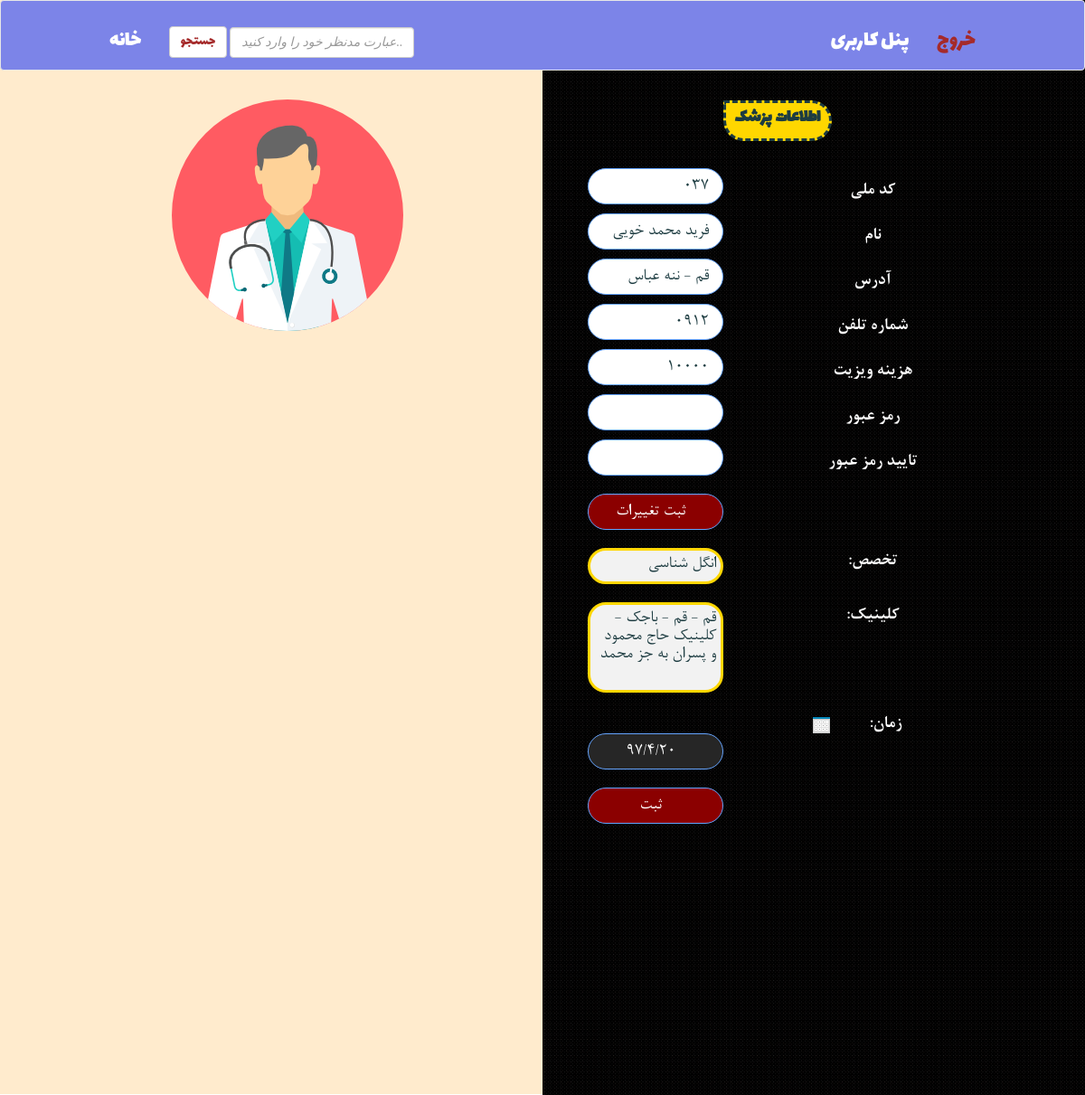
Page /doctor_panel.php (signed in) on the committed database.
### tables this page shows
CREATE TABLE `doctors` (
  `id` int(11) NOT NULL AUTO_INCREMENT,
  `identity` varchar(45) NOT NULL,
  `name` varchar(45) NOT NULL,
  `address` varchar(45) NOT NULL,
  `phone` varchar(45) NOT NULL,
  `password` varchar(45) NOT NULL,
  `expertise_id` int(11) NOT NULL,
  `vispay` int(11) NOT NULL,
  PRIMARY KEY (`id`),
  UNIQUE KEY `id_UNIQUE` (`id`),
  UNIQUE KEY `identity_UNIQUE` (`identity`),
  UNIQUE KEY `phone_UNIQUE` (`phone`),
  KEY `fk_expertise_id_1` (`expertise_id`),
  CONSTRAINT `fk_expertise_id_1` FOREIGN KEY (`expertise_id`) REFERENCES `expertise` (`id`) ON DELETE NO ACTION ON UPDATE NO ACTION
);

CREATE TABLE `expertise` (
  `id` int(11) NOT NULL AUTO_INCREMENT,
  `expertise_name` varchar(45) NOT NULL,
  PRIMARY KEY (`id`),
  UNIQUE KEY `id_UNIQUE` (`id`),
  UNIQUE KEY `name_UNIQUE` (`expertise_name`)
);

CREATE TABLE `cliniks_doctors` (
  `id` int(11) NOT NULL AUTO_INCREMENT,
  `clinik_id` int(11) NOT NULL,
  `doctor_id` int(11) NOT NULL,
  PRIMARY KEY (`id`),
  UNIQUE KEY `id_UNIQUE` (`id`),
  CONSTRAINT `fk_cliniks_id_1` FOREIGN KEY (`clinik_id`) REFERENCES `cliniks` (`id`) ON DELETE NO ACTION ON UPDATE NO ACTION,
  CONSTRAINT `fk_doctors_id_1` FOREIGN KEY (`doctor_id`) REFERENCES `doctors` (`id`) ON DELETE NO ACTION ON UPDATE NO ACTION,
  CONSTRAINT cdunique UNIQUE (`clinik_id`, `doctor_id`)
);

CREATE TABLE `cities` (
  `id` int(11) NOT NULL AUTO_INCREMENT,
  `city_name` varchar(45) NOT NULL,
  PRIMARY KEY (`id`),
  UNIQUE KEY `id_UNIQUE` (`id`),
  UNIQUE KEY `name_UNIQUE` (`city_name`)
);

CREATE TABLE `cliniks` (
  `id` int(11) NOT NULL AUTO_INCREMENT,
  `clinik_name` varchar(45) NOT NULL,
  `address` varchar(45) NOT NULL,
  `city_id` int(11) NOT NULL,
  PRIMARY KEY (`id`),
  UNIQUE KEY `id_UNIQUE` (`id`),
  KEY `fk_cities_id_1` (`city_id`),
  CONSTRAINT `fk_cities_id_1` FOREIGN KEY (`city_id`) REFERENCES `cities` (`id`) ON DELETE NO ACTION ON UPDATE NO ACTION
);

### functions.php (called while the page is built, shortened)
<?php
require_once('config.php');
include_once("css_links.php");
include_once('jdf.php');
function db_connect(){
    global $host,$db,$user,$pass;
    $link = new mysqli($host, $user, $pass,$db);
    $link->query("SET NAMES 'utf8'");
    $link->query("SET CHARACTER SET 'utf8'");
    $link->query("SET character_set_connection = 'utf8'");
    if ($link->connect_error) {
        die("Connection failed: " . $conn->connect_error);
    }
    else{
        return $link;
   }
}
function getDoctorClinik($doctorId){
    $conn = db_connect();
    $sql = "SELECT clinik_id, clinik_name, address, city_name "
            . "FROM cliniks_doctors inner join cliniks on cliniks.id = cliniks_doctors.clinik_id "
            . "inner join cities on cliniks.city_id = cities.id WHERE cliniks_doctors.doctor_id='$doctorId'";
    $result = $conn->query($sql);
    $out = mysqli_fetch_array($result);
    return $out;
}
function getDoctor($identity){
    $conn = db_connect();
    $sql = "SELECT doctors.id as id, name, address, phone, password, expertise_name, identity, vispay"
            . " FROM doctors inner join expertise on doctors.expertise_id = expertise.id"
            . " WHERE identity='$identity'";
    $result = $conn->query($sql);
    $out = mysqli_fetch_array($result);
    return $out;
}
function getJdateStr(){
    $day_number = tr_num(jdate('j'), 'en');
    $month_number = tr_num(jdate('n'), 'en');
    $year_number = tr_num(jdate('y'), 'en');
    $dateStr = $year_number . "/" . $month_number . "/" . $day_number;
    return $dateStr;
}
?>

### jdf.php (called while the page is built, shortened)
<?php
function jdate($format,$timestamp='',$none='',$time_zone='Asia/Tehran',$tr_num='fa'){
 $T_sec=0;
 $ts=$T_sec+(($timestamp==='')?time():tr_num($timestamp));
 $date=explode('_',date('H_i_j_n_O_P_s_w_Y',$ts));
 list($j_y,$j_m,$j_d)=gregorian_to_jalali($date[8],$date[3],$date[2]);
 $sl=strlen($format);
 $out='';
 for($i=0; $i<$sl; $i++){
  $sub=substr($format,$i,1);
  switch($sub){
	case'j':
	$out.=$j_d;
	break;
	case'n':
	$out.=$j_m;
	break;
	case'y':
	$out.=substr($j_y,2,2);
	break;
  }
 }
 return($tr_num!='en')?tr_num($out,'fa','.'):$out;
}
function tr_num($str,$mod='en',$mf='٫'){
 $num_a=array('0','1','2','3','4','5','6','7','8','9','.');
 $key_a=array('۰','۱','۲','۳','۴','۵','۶','۷','۸','۹',$mf);
 return($mod=='fa')?str_replace($num_a,$key_a,$str):str_replace($key_a,$num_a,$str);
}
function gregorian_to_jalali($gy,$gm,$gd,$mod=''){
	list($gy,$gm,$gd)=explode('_',tr_num($gy.'_'.$gm.'_'.$gd));
 $g_d_m=array(0,31,59,90,120,151,181,212,243,273,304,334);
 if($gy > 1600){
  $jy=979;
  $gy-=1600;
 }else{
  $jy=0;
  $gy-=621;
 }
 $gy2=($gm > 2)?($gy+1):$gy;
 $days=(365*$gy) +((int)(($gy2+3)/4)) -((int)(($gy2+99)/100)) +((int)(($gy2+399)/400)) -80 +$gd +$g_d_m[$gm-1];
 $jy+=33*((int)($days/12053));
 $days%=12053;
 $jy+=4*((int)($days/1461));
 $days%=1461;
 $jy+=(int)(($days-1)/365);
 if($days > 365)$days=($days-1)%365;
 if($days < 186){
  $jm=1+(int)($days/31);
  $jd=1+($days%31);
 }else{
  $jm=7+(int)(($days-186)/30);
  $jd=1+(($days-186)%30);
 }
 return($mod==='')?array($jy,$jm,$jd):$jy .$mod .$jm .$mod .$jd;
}

### doctor_panel.php (the view, shortened to what this page needs)
<?php
    require_once ('functions.php');
    $identity = $_SESSION['identity'];
    $doctor = getDoctor($identity);
    $dateStr = getJdateStr();
?>
<head>
    <link rel="stylesheet" href="assets/css/c_doctor_panel.css">
    <link rel="stylesheet" href="assets/css/lr.css">
    <?php
    include_once("css_links.php");
?>
<link rel="stylesheet" type="text/css" href="./assets/css/lr.css">
    <link rel="stylesheet" type="text/css" href="https://maxcdn.bootstrapcdn.com/font-awesome/4.7.0/css/font-awesome.min.css" />
    <link rel="stylesheet" href="assets/css/main.css">
    <link rel="stylesheet" href="assets/css/js-persian-cal.css">
</head>
<body style="direction: rtl;">
    <div class="container1" style="height: " >
        <?php
        include_once("navbar.php");
        ?>
    </div>
    <div class="find_main">
        <div class="find_box">
            <div class="find_box_content">
                <div id="doctor_clinik_info">
                    <div class="list_forms">
                        <div class="b_4">
                            <span style="font-family:Font_I;">اطلاعات پزشک</span><br>
                        </div>
                        <form method="post">
                            <div id="doctor_info">
                                <div class="b_1">
                                    <p for="identity" class="ptitr">کد ملی</p>
                                    <input class="b_2_p" type="text" id="melli" name="melli" value="<?php echo $doctor['identity']; ?>"><br>
                                </div>
                                <div class="b_1">
                                    <p for="name" class="ptitr">نام</p>
                                    <input class="b_2_p" type="text" id="name" name="name" value="<?php echo $doctor['name']; ?>"><br>
                                </div>
                                <div class="b_1">
                                    <p for="address" class="ptitr">آدرس</p>
                                    <input class="b_2_p" type="text" id="address" name="address" value="<?php  echo $doctor['address']; ?>"><br>
                                </div>
                                <div class="b_1">
                                    <p for="phone" class="ptitr">شماره تلفن</p>
                                    <input class="b_2_p" type="text" id="phone" name="phone" value="<?php echo $doctor['phone'] ?>"><br>
                                </div>
                                <div class="b_1">
                                    <p for="phone" class="ptitr">هزینه ویزیت</p>
                                    <input class="b_2_p" type="text" id="vispay" name="vispay" value="<?php echo $doctor['vispay'] ?>"><br>
                                </div>
                                <div class="b_1">
                                    <p for="password" class="ptitr">رمز عبور </p>
                                    <input class="b_2_p" type="password" id="password" name="password"><br>
                                </div>
                                <div class="b_1">
                                    <p for="password" class="ptitr">تایید رمز عبور</p>
                                    <input class="b_2_p" type="password" id="password_conf" name="password_conf">
                                </div>
                            </div>
                            <div class="submit">
                                <input class="b_2_p" style="background-color: darkred ;color: white; margin-top: 20px; text-align: center;" type="submit" value="ثبت تغییرات" name="submit" onclick="return submitForm();">
                            </div>
                        </form> <br>
                        <div class="b_1">
                            <p for="phone" class="ptitr">تخصص: </p>
                            <div class="b_2" style="padding:5px; margin-top: 20px ; border-style: solid; border-color: gold; background-color:#f2f2f2 "> <?php echo $doctor['expertise_name']; ?> </div>
                        </div>
                        <br>
                        <div class="b_1">
                            <p for="phone" class="ptitr">کلینیک: </p>
                            <div class="b_2" style="padding:5px; height:100px;margin-top: 20px ; border-style: solid; border-color: gold; background-color:#f2f2f2 ">
                                <?php
                                $clinik = getDoctorClinik($doctor['id']);
                                if(($clinik!=false)){
                                    echo $clinik['city_name'] . ' - ' . $clinik['address'] . ' - ' . $clinik['clinik_name'] . '<br>';
                                }
                                ?>
                            </div>
                        </div>
                        <form method="get">
                            <div class="b_1 date">
                                <p class="ptitr">زمان: </p>
                                <input class="b_2" type="text" id="pcal" name="date" class="pdate" readonly="true" style="background-color: #262626; text-align: center;" value="<?php echo $dateStr; ?>"><br>
                            </div>
                            <input type="submit" value="ثبت" name="submdate"  class="b_2_p"  style="background-color: darkred ;color: white; margin-top: 20px; text-align: center;">
                        </form>
                    </div>
                </div>
            </div>
        <br>
        </div>
        <div class="pic_find">
            <?php
                if(!isset($_REQUEST['submdate'])){
                    echo '<img src="assets/pics/doctor_account.png">';
                    die;
                }
            ?>

### assets/css/c_doctor_panel.css (style rules this page uses)
.find_main { float: none; position: relative; width: 100%; }
.container1 { height: 0px; z-index: 9999; width: 100%; padding-left: 0; padding-right: 0; position: fixed; text-align: left; }
.find_box { width: 100%; padding: 0px; margin-top: 0px; position: relative; float: right; margin-top: 0.5px; position: absolute; left: 0px; }
.find_box_content { background-image: url("../pics/background.jpg"); background-size: 50%; width: 50%; padding: 0px; height: 1400px; width: 50%; margin-top: -190px; text-align: center; position: absolute; right: 0px; top: 0px; }
.list_forms { margin-top: 150px; margin-right: 100px; background-size: 100%; width: 50%; padding: 0px; position: relative; float: right; }
.date { color: white; font-size: 30px; border-radius: 50px; }
.pic_find { background-color: blanchedalmond; height: 1400px; width: 50%; margin-top: -190px; text-align: center; position: absolute; left: 0px; top: 0px; }
.ptitr { font-family: 'B Nazanin'; font-weight: bold; margin-top: 20px; margin-left: 30px; }
.pic_find img { height:256px; width:256px; margin-top:300px; margin-left: 6%; }
.b_4 { text-align: center; height: 45px; width: 40%; border-style: dashed; border-top-right-radius: 50px; border-bottom-right-radius: 50px; border-bottom-left-radius: 50px; margin-top: 150px; margin-right: auto; background-color: gold; margin-bottom: 20px; font-size: 20px; font-weight: bold; }
.b_4 span { float: none; padding-top: 5px; }
.b_2_p { font-family: 'B Nazanin'; text-align:right ; padding:5px; padding-right: 15px; border-radius:20px; font-size: 20px; margin-top: 10px ; float: right; margin-right: 300px; width: 50%; height: 40px; }
.b_2 { font-family: 'B Nazanin'; text-align:right ; padding:5px; padding-right: 15px; border-radius:20px; font-size: 20px; float: right; margin-right: 300px; width: 50%; height: 40px; }
.b_1 p { padding:5px; font-size: 20px; color: white; text-align: center; display:inline-block; margin-bottom: -50px; }

### assets/css/main.css (style rules this page uses)
body { font-family:Font_I; direction: rtl; font: 12px Tahoma; }
body, input { font: 12px Tahoma; }
input { border: solid 1px #66a5ff; direction: ltr; }

### rows in the picture
doctors: melli "037", name "فرید محمد خویی", address "قم - ننه عباس", phone "0912", vispay "10000", expertise.expertise_name "انگل شناسی"
cliniks_doctors: cities.city_name "قم", clinik.address "قم - باجک", clinik.clinik_name "کلینیک حاج محمود و پسران به جز محمد"
